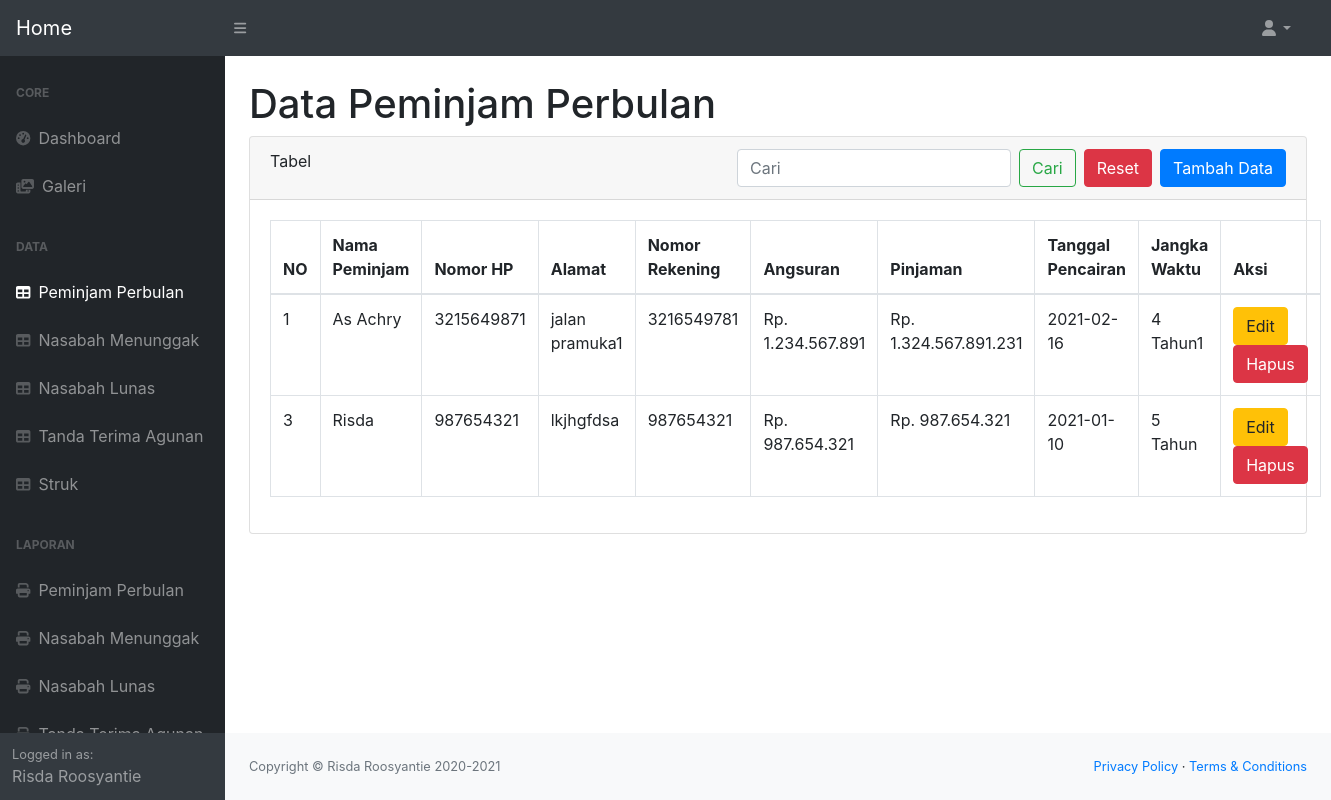
/data-peminjam-perbulan.php (signed in), run on the app's committed database.
### tables this page shows
CREATE TABLE `peminjamperbulan` (
  `id` int(11) NOT NULL,
  `nama` varchar(255) NOT NULL,
  `nohp` varchar(255) NOT NULL,
  `alamat` text NOT NULL,
  `norekening` varchar(255) NOT NULL,
  `angsuran` varchar(255) NOT NULL,
  `pinjaman` varchar(255) NOT NULL,
  `tglpencairan` date NOT NULL,
  `jangkawaktu` varchar(255) NOT NULL
);

### data-peminjam-perbulan.php (the view, shortened to what this page needs)
<?php
include 'header.php';
require "include/function.php";
$sql = mysqli_query($link, "SELECT * FROM peminjamperbulan ORDER BY id DESC");
?>
<main>
    <div class="container-fluid">
        <h1 class="mt-4">Data Peminjam Perbulan</h1>
        <div class="card mb-4">
            <div class="card-header">Tabel
                <form class="form-inline my-2 my-lg-0 float-right" method="post">
                    <input class="form-control mr-sm-2" type="search" name="caripeminjamperbulan" placeholder="Cari">
                    <button class="btn btn-outline-success mr-sm-2" type="submit" name="searchpeminjamperbulan">Cari</button>
                    <a href="data-peminjam-perbulan.php" class="btn btn-danger mr-sm-2">Reset</a>
                    <a href="tambah-data-peminjam-perbulan.php" class="btn btn-primary float-right">Tambah Data</a>
                </form>
            </div>
            <div class="card-body">
                <table class="table table-bordered">
                    <thead>
                        <tr>
                            <th>NO</th>
                            <th>Nama Peminjam</th>
                            <th>Nomor HP</th>
                            <th>Alamat</th>
                            <th>Nomor Rekening</th>
                            <th>Angsuran</th>
                            <th>Pinjaman</th>
                            <th>Tanggal Pencairan</th>
                            <th>Jangka Waktu</th>
                            <th>Aksi</th>
                        </tr>
                    </thead>
                    <tbody>
                        <?php $no = 1; ?>
                        <?php foreach ($sql as $row) : ?>
                            <tr>
                                <td><?= $no++; ?></td>
                                <td><?= $row['nama']; ?></td>
                                <td><?= $row['nohp']; ?></td>
                                <td><?= substr($row['alamat'], 0, 20); ?></td>
                                <td><?= $row['norekening']; ?></td>
                                <td>Rp. <?= number_format($row['angsuran'], 0, ',', '.'); ?></td>
                                <td>Rp. <?= number_format($row['pinjaman'], 0, ',', '.'); ?></td>
                                <td><?= $row['tglpencairan']; ?></td>
                                <td><?= $row['jangkawaktu']; ?></td>
                                <td>
                                    <a href="edit-data-peminjam-perbulan.php?id=<?= $row['id']; ?>" class="btn btn-warning">Edit</a>
                                    <a href="hapus-data-peminjam-perbulan.php?id=<?= $row['id']; ?>" class="btn btn-danger" onclick="return confirm('Yakin ingin menghapus?')">Hapus</a>
                                </td>
                            </tr>
                            <?php $no++; ?>
                        <?php endforeach; ?>
                    </tbody>
                </table>
            </div>
        </div>
    </div>
</main>
<?php
include 'footer.php';
?>

### data on the page
peminjamperbulan: nama "As Achry", nohp "3215649871", alamat "jalan pramuka1", norekening "3216549781", angsuran "1.234.567.891", pinjaman "1.324.567.891.231", tglpencairan "2021-02-16", jangkawaktu "4 Tahun1"
peminjamperbulan: nama "Risda", nohp "987654321", alamat "lkjhgfdsa", norekening "987654321", angsuran "987.654.321", pinjaman "987.654.321", tglpencairan "2021-01-10", jangkawaktu "5 Tahun"

### other printed values
$_SESSION['nama'] "Risda Roosyantie"
